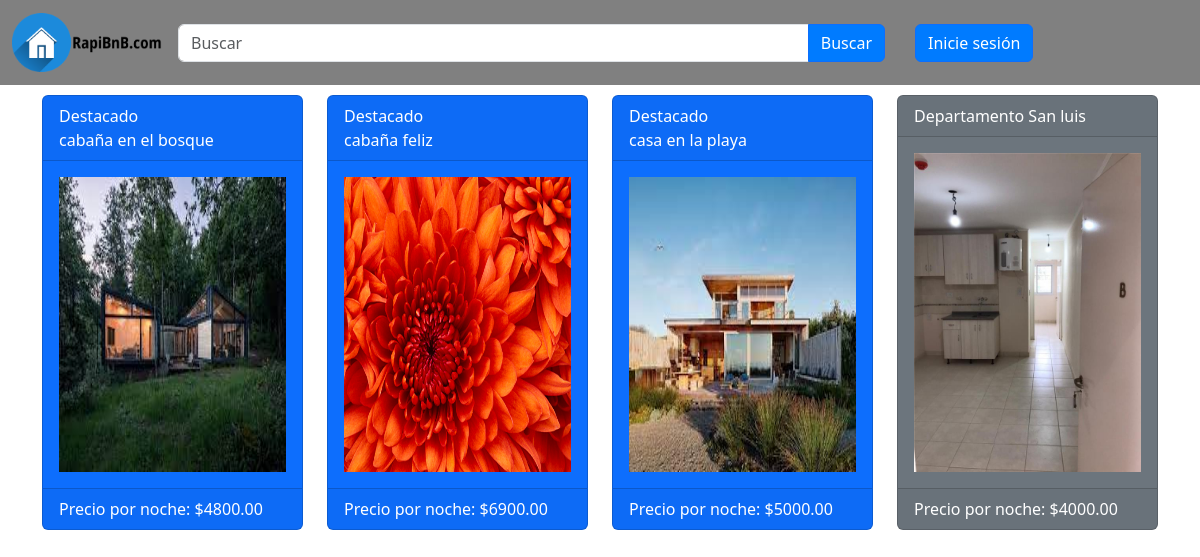
The page / on the database its author committed.
### tables this page shows
CREATE TABLE `oferta_alquileres` (
  `id` int(11) NOT NULL,
  `titulo` varchar(50) NOT NULL,
  `descripcion` varchar(255) NOT NULL,
  `provincia` varchar(50) NOT NULL,
  `departamento` varchar(50) NOT NULL,
  `costo` decimal(10,2) NOT NULL,
  `tiempoMinimo` int(11) NOT NULL,
  `tiempoMaximo` int(11) NOT NULL,
  `cupo` int(11) NOT NULL,
  `fechaInicio` date DEFAULT NULL,
  `fechaFin` date DEFAULT NULL,
  `estado` tinyint(4) NOT NULL DEFAULT 0,
  `fecha_creacion` date NOT NULL DEFAULT current_timestamp(),
  `usuario_id` int(11) NOT NULL
);

CREATE TABLE `galeria` (
  `id` int(11) NOT NULL,
  `id_alquiler` int(11) NOT NULL,
  `foto` varchar(255) NOT NULL
);

### index.php (the view, shortened to what this page needs)
<!doctype html>
<html lang="es">
  <head>
    <link href="https://cdn.jsdelivr.net/npm/bootstrap@5.3.2/dist/css/bootstrap.min.css" rel="stylesheet">
    <link rel="stylesheet" type="text/css" href="estilos.css">
  </head>
  <body>
 <nav class="navbar navbar-expand-md" style="background-color:gray;">
  <div class="container-fluid">
    <a href="index.PHP" class="navbar-brand"><img src="logo.png" alt="Logo de mi sitio web" width="150px" ></a>
    <div class="collapse navbar-collapse" id="navbarCollapse">
      <form action="index.php" method="post" class="d-flex" style="width:70%;">
        <div class="input-group">
          <input class="form-control" type="text" name="busqueda" placeholder="Buscar">
          <button type="submit" class="btn btn-primary">Buscar</button>
        </div>
      </form>
      <div class="navbar-nav ml-auto">
      <?php
	  if (isset($_SESSION["usuario"])) {
		echo "<div class='btn-group' >
		<button class='btn btn-primary dropdown-toggle' type='button' data-bs-toggle='dropdown'>
		  <span class='caret'></span><svg xmlns='http://www.w3.org/2000/svg' width='16' height='16' fill='currentColor' class='bi bi-person-circle' viewBox='0 0 16 16'>
		<path d='M11 6a3 3 0 1 1-6 0 3 3 0 0 1 6 0z'/>
		<path fill-rule='evenodd' d='M0 8a8 8 0 1 1 16 0A8 8 0 0 1 0 8zm8-7a7 7 0 0 0-5.468 11.37C3.242 11.226 4.805 10 8 10s4.757 1.225 5.468 2.37A7 7 0 0 0 8 1z'/>
		</svg>
		<span><strong>" . $_SESSION['usuario']['nombre'] . "</strong></span>
		</button>
		<ul class='dropdown-menu' role='menu'>
		  <li><a href='perfil.php?id=" . $_SESSION['usuario']['id'] . "'>Perfil</a></li>
		  <li><a href='ofertaAlq.php'>Publicar alquiler</a></li>
		  <li><a href='comprobarPedidos.php'>Ver pedidos de alquileres</a></li>
		  <li><a href='logout.php'>Cerrar sesión</a></li>
		</ul></div>";
		echo "<button type='button' class='btn btn-primary d-none'>Inicie sesión</button>";
	  } else {
		echo "<div class='btn-group' style='margin: 5px 0 5px 30px;'>";
		echo "<button type='button' id='iniB' class='btn btn-primary' onclick='iniciarSesion()'>Inicie sesión</button>";
		echo "</div>";
	  }
	?>
      </div>
    </div>
  </div>
</nav>
  <?php
$conexion = mysqli_connect("localhost", "root", "", "trabajo integrador");
if(isset($_POST['busqueda'])){
	$busqueda = mysqli_real_escape_string($conexion, $_POST["busqueda"]);
$sql = "SELECT DISTINCT oa.*,u.verificado
        FROM oferta_alquileres oa
        LEFT JOIN usuarios u ON oa.usuario_id = u.id
        WHERE
            (oa.titulo LIKE '%$busqueda%' OR
            oa.descripcion LIKE '%$busqueda%' OR
            oa.provincia LIKE '%$busqueda%' OR
            oa.departamento LIKE '%$busqueda%' OR
            oa.id IN (SELECT ea.id_oferta FROM etiquetas e, etiquetas_x_alquileres ea
                      WHERE e.id = ea.id_etiqueta AND e.nombre COLLATE utf8mb4_unicode_ci LIKE '%$busqueda%')
            )
            AND oa.estado = 1
            AND (oa.fechaInicio IS NULL OR oa.fechaInicio <= NOW())
            AND (oa.fechaFin IS NULL OR NOW() <= oa.fechaFin)
        ORDER BY u.verificado DESC, oa.titulo ASC";
$resultado = mysqli_query($conexion, $sql);
if (mysqli_num_rows($resultado) > 0) {
    echo '<div class="container">';
    echo '<div class="row">';
    while ($row = mysqli_fetch_assoc($resultado)) {
        echo '<div class="col-md-3" style="padding-top: 10px;">';
		if($row['verificado']==1){
			echo '<div class="card text-bg-primary mb-3" style="height: 100%">';
			echo '<a href="publicacion.php?id_publicacion=' . $row['id'] . '" style="text-decoration:none;color:white;">';
			echo '<div class="card-header">Destacado <br>' . $row['titulo'] . '</div>';
			echo '</a>';
        }else{
			echo '<div class="card text-bg-secondary mb-3" style="height: 100%">';
			echo '<a href="publicacion.php?id_publicacion=' . $row['id'] . '" style="text-decoration:none;color:white;">';
			echo '<div class="card-header">' . $row['titulo'] . '</div>';
			echo '</a>';
		}
        echo '<div class="card-body" style="height: 40%">';
        echo '<a href="publicacion.php?id_publicacion=' . $row['id'] . '">';
        $sql_imagen = "SELECT foto FROM galeria WHERE id_alquiler = " . $row['id'] . " LIMIT 1";
        $resultado_imagen = mysqli_query($conexion, $sql_imagen);
        if (mysqli_num_rows($resultado_imagen) > 0) {
            $row_imagen = mysqli_fetch_assoc($resultado_imagen);
            echo '<img src="' . $row_imagen['foto'] . '" alt="' . $row['titulo'] . '" style="height: 100%; width: 100%">';
        } else {
            echo '<img src="imagen_de_marcador_de_posicion.jpg" alt="' . $row['titulo'] . '">';
        }
        echo '</div>';
        echo '</a>';
        echo '<div class="card-footer">Precio por noche: $' . $row['costo'] . '</div>';
        echo '</div>';
        echo '</div>';
    }
    echo '</div>';
    echo '</div>';
} else {
    echo "No se encontraron resultados.";
}
}
else{
$sql = "SELECT DISTINCT oa.*,u.verificado
        FROM oferta_alquileres oa
        LEFT JOIN usuarios u ON oa.usuario_id = u.id
        WHERE oa.estado = 1
            AND (oa.fechaInicio IS NULL OR oa.fechaInicio <= NOW())
            AND (oa.fechaFin IS NULL OR NOW() <= oa.fechaFin)
			ORDER BY u.verificado DESC, oa.titulo ASC";
$resultado = mysqli_query($conexion, $sql);
if (mysqli_num_rows($resultado) > 0) {
    echo '<div class="container">';
    echo '<div class="row">';
    while ($row = mysqli_fetch_assoc($resultado)) {
        echo '<div class="col-md-3" style="padding-top: 10px;">';
		if($row['verificado']==1){
			echo '<div class="card text-bg-primary mb-3" style="height: 100%">';
			echo '<a href="publicacion.php?id_publicacion=' . $row['id'] . '" style="text-decoration:none;color:white;">';
			echo '<div class="card-header">Destacado <br>' . $row['titulo'] . '</div>';
			echo '</a>';
        }else{
			echo '<div class="card text-bg-secondary mb-3" style="height: 100%">';
			echo '<a href="publicacion.php?id_publicacion=' . $row['id'] . '" style="text-decoration:none;color:white;">';
			echo '<div class="card-header">' . $row['titulo'] . '</div>';
			echo '</a>';
		}
        echo '<div class="card-body" style="height: 40%">';
		echo '<a href="publicacion.php?id_publicacion=' . $row['id'] . '">';
        $sql_imagen = "SELECT foto FROM galeria WHERE id_alquiler = " . $row['id'] . " LIMIT 1";
        $resultado_imagen = mysqli_query($conexion, $sql_imagen);
        if (mysqli_num_rows($resultado_imagen) > 0) {
            $row_imagen = mysqli_fetch_assoc($resultado_imagen);
            echo '<img src="' . $row_imagen['foto'] . '" alt="' . $row['titulo'] . '" style="height: 100%; width: 100%">';
        } else {
            echo '<img src="imagen_de_marcador_de_posicion.jpg" alt="' . $row['titulo'] . '">';
        }
        echo '</div>';
        echo '<div class="card-footer">Precio por noche: $' . $row['costo'] . '</div>';
        echo '</div>';
        echo '</div>';
    }
    echo '</div>';
    echo '</div>';
} else {
    echo "No se encontraron resultados.";
}}
?>
  </body>
</html>

### estilos.css (style rules this page uses)
.btn-primary { background-color: #007bff; color: white; }

### rows shown on the page
oferta_alquileres: titulo "cabaña en el bosque", galeria.foto (picture), costo "4800.00"
oferta_alquileres: titulo "cabaña feliz", galeria.foto (picture), costo "6900.00"
oferta_alquileres: titulo "casa en la playa", galeria.foto (picture), costo "5000.00"
oferta_alquileres: titulo "Departamento San luis", galeria.foto (picture), costo "4000.00"
